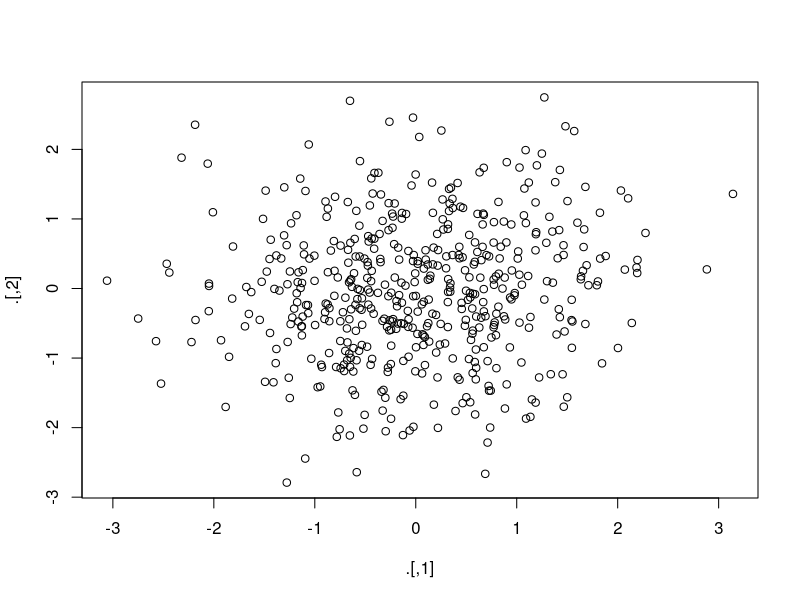

Source code (R): (Note: this script raises an error after producing the figure.)
library(tidyverse)
dd<-ggplot2::diamonds
dd1<-dd%>%
  dplyr::mutate(price_per_carat=price/carat)
rnorm(1000)%>%
  matrix(ncol = 2)%T>%
    plot()%>%
    str()
#mtcars filtro y se le asigno de vuelta
mtcars%<>%
  filter(cyl==6)
